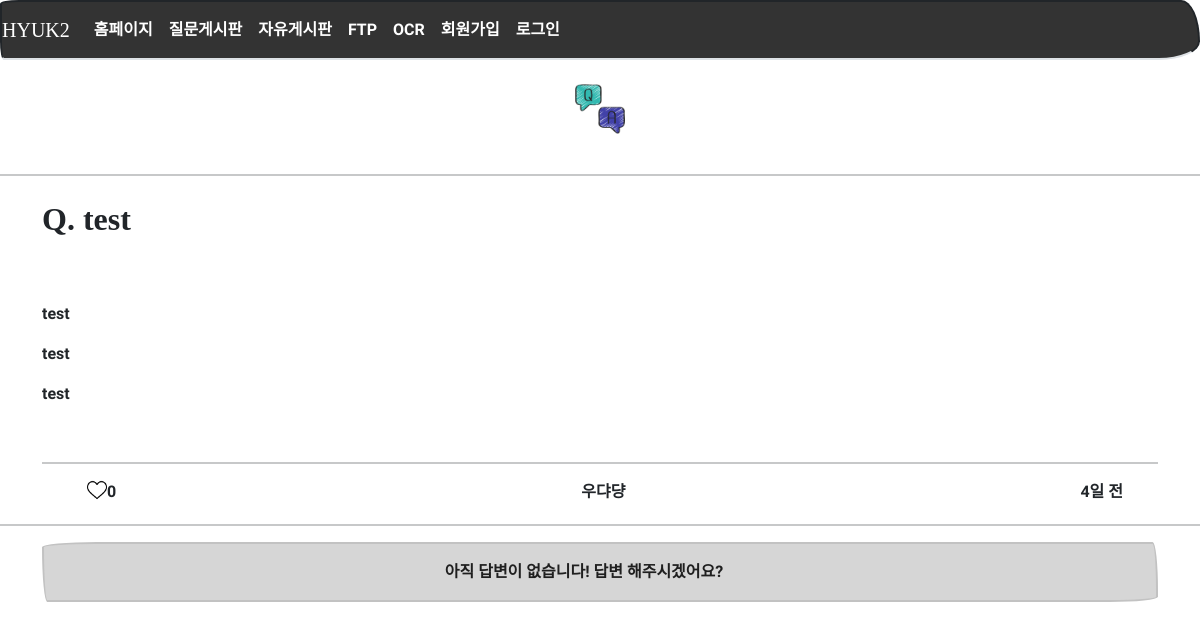
Page /question/detail/22/ on the earlier database version.
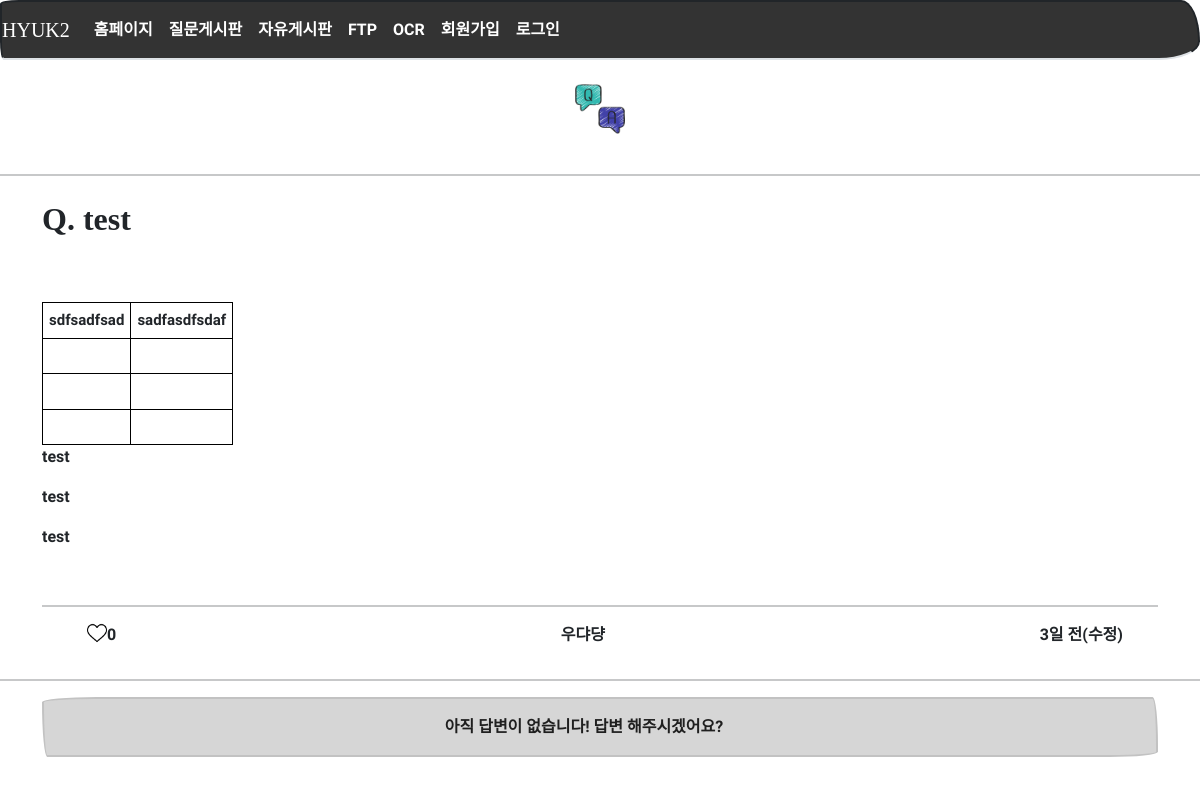
Same page on the later database version.
### models.py (models this page shows)
class Question(db.Model):
    id = db.Column(db.Integer, primary_key=True)
    subject = db.Column(db.String(200), nullable=False)
    content = db.Column(db.Text(), nullable=False)
    create_date = db.Column(db.DateTime(), nullable=False)
    user_id = db.Column(db.Integer, db.ForeignKey('user.id', ondelete='CASCADE'), nullable=False)
    user = db.relationship('User', backref=db.backref('question_set'))
    modify_date = db.Column(db.DateTime(), nullable=True)
    hits = db.Column(db.Integer, nullable=False, default='0')
    voter = db.relationship('User', secondary=question_voter, backref=db.backref('question_voter_set'))

### views/question_views.py (the view)
@bp.route('/detail/<int:question_id>/')
def detail(question_id):
    form = AnswerForm()
    question = Question.query.get_or_404(question_id)
    question.hits += 1
    db.session.add(question)
    db.session.commit()
    return render_template('question/question_detail.html', question=question, form=form)

### filter.py (called while the page is built)
def format_datetime(value, fmt='%m월 %d일'):
    now = datetime.now()
    time = now - value
    if time < timedelta(minutes=1):
        return '방금 전'
    elif time < timedelta(hours=1):
        return str(int(time.seconds / 60)) + '분 전'
    elif time < timedelta(days=1):
        return str(int(time.seconds / 3600)) + '시간 전'
    elif time < timedelta(days=7):
        time = datetime.now().date() - value.date()
        return str(time.days) + '일 전'
    else:
        return value.strftime(fmt)

### views/login_views.py (called while the page is built)
@bp.before_app_request
def logged_in_user():
    user_id = session.get('user_id')
    if user_id is None:
        g.user = None
    else:
        g.user = User.query.get(user_id)

### templates/question/question_detail.html (shortened to what this page needs)
{% extends 'base.html' %}
{% block content %}
        <div>
  	        <center>
  	            <br>
  	            <img src="{{ url_for('static',filename='images/aq.png') }}"
                     width="50" style="margin-left: auto; margin-right: auto; display: block;" />
  	            <br>
  	        <hr width="100%" color="black" />
  	    </div>
<div class="container my-3 ">
    <h2 class="py-2" style="font-weight:bolder">Q. {{ question.subject }}</h2> <br><br>
    <div id="ckPrint">{{ question.content|markdown }}</div>
    <br><hr>
        <div class="d-flex justify-content-between detail_q_title">
            <div class="d-flex" style="margin: 0px 10px">
                {% if question.voter|length > 0 %}
                    <a href="#" class="recommend"
                       data-uri="{{ url_for('vote.question', question_id=question.id) }}">
                        <img src="{{ url_for('static',filename='images/after_like.png') }}"
                             width="20" style="margin-left: auto; margin-right: auto; display: block;" />
                    </a>
                {% else %}
                <a href="#" class="recommend"
                   data-uri="{{ url_for('vote.question', question_id=question.id) }}">
                    <img src="{{ url_for('static',filename='images/before_like.png') }}"
                         width="20" style="margin-left: auto; margin-right: auto; display: block;" />
                </a>
                {% endif %}
                <div class="bg-light text-center font-weight-bolder mb-1">
                    {{ question.voter|length }}
                </div>
            </div>
            <div class="d-flex">
            {{ question.user.name }}
            </div>
            <div class="d-flex">
            {% if question.modify_date %}
                <p>{{ question.modify_date|datetime }}(수정)</p>
            {% else %}
                {{ question.create_date|datetime }}
            {% endif %}
            </div>
        </div>
</div>
<hr width="100%" color="black" />
<div class="container my-3 text-center">
    <div class="alert alert-dismissible alert-primary">
        {% if question.answer_set|length == 0 %}
        <strong>아직 답변이 없습니다! 답변 해주시겠어요?</strong>
        {% else %}
        <strong>{{ question.answer_set|length }}개의 답변이 있습니다.</strong>
        {% endif %}
    </div>
</div> <br><br>
{% endblock %}

Differences in the rows shown:
changed Question "test": content "test test test" → "sdfsadfsad sadfasdfsdaf test test test"; modify_date (not shown) → "3일 전"; create_date "4일 전" → (not shown)
Other differences:
text now shown: "(수정)"
